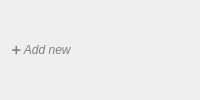
<?xml version="1.0" encoding="UTF-8"?>
<ui version="4.0">
 <class>AddPathRow</class>
 <widget class="QWidget" name="AddPathRow">
  <layout class="QHBoxLayout" name="horizontalLayout">
   <item>
    <widget class="QPushButton" name="btnAddPath">
     <property name="text">
      <string>➕ Add new</string>
     </property>
     <property name="flat">
      <bool>true</bool>
     </property>
     <property name="styleSheet">
      <string notr="true">color: gray; font-style: italic; text-align: left;</string>
     </property>
     <property name="cursor">
      <cursorShape>PointingHandCursor</cursorShape>
     </property>
    </widget>
   </item>
  </layout>
 </widget>
 <resources/>
 <connections/>
</ui>
